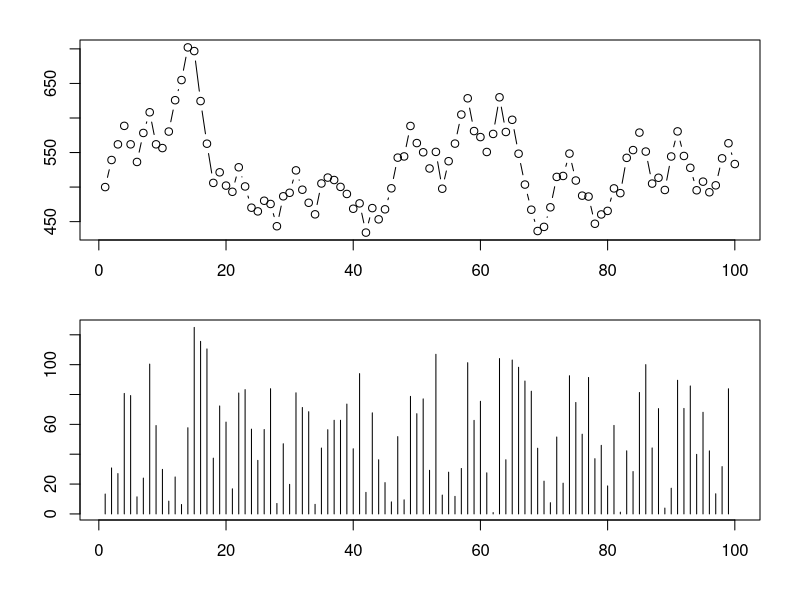

R code for this plot: (Note: this script raises an error after producing the figure.)
logistic = function(r, K, C, B0=10, T=100) {

  time = seq_len(T)
  B = rep(NA, T)
  B[1] = B0
  for(t in time[-T]) {
    B[t+1] = max(0, B[t] + r*B[t]*(1-B[t]/K) - C[t])
  }
  return(B)
}


# simulator of the logistic model
logistic2 = function(r, K, B0, h, T=100) {
  time = seq_len(T)
  B = rep(NA, T)
  C = rep(NA, T)
  B[1] = B0
  h = runif(T, min=h[1], max=h[2])
  for(t in time[-T]) {
    B[t+1] = B[t] + r*B[t]*(1-B[t]/K)
    C[t] = min(h[t]*B[t], 0.99*B[t+1])
    B[t+1] = B[t+1] - C[t]
  }
  return(list(B=B, C=C, h=h))
}

C = rep(0, 100)
C = sort(runif(n=100, min=5, max=20))
obs = logistic2(r=0.18, K=1200, B0=500, h=c(0.0, 0.2))
par(mfrow=c(2,1), mar=c(3,3,1,1), oma=c(1,1,1,1))
plot(obs$B, type="b")
plot(obs$C, type="h")

dat = data.frame(obs)
dat$h = NULL
dat = round(dat, 3)
names(dat) = c("biomass", "catch")

ind = sample(1:100, size=70)

dat$biomass[ind] = NA
write.csv(dat, file="day1_data.csv")

x = logistic(r=0.18, K=1200, B0=500, C=dat$catch)

# error function
RSS = function(par, obs, ...) {
  # translating the 'par' vector to be our model
  r = par[1]
  K = par[2]
  # run the model
  sim = logistic(r=r, K=K, ...)
  # estimation method
  errors = obs - sim
  rss = sum(errors^2, na.rm=TRUE)
  return(rss)
}

RSS(par=c(0.28, 1200), B0=500, obs=dat$biomass, C=dat$catch)

optim(par=c(0.31, 1000), fn=RSS, B0=500, obs=dat$biomass, C=dat$catch)


optx = calibrate(par=c(0.1, 500), fn=RSS, B0=500, obs=dat$biomass, C=dat$catch,
                 method="BFGS")

opt0 = optim(par=c(0.1, 500), fn=RSS, B0=500, obs=dat$biomass, C=dat$catch)
opt1 = optim(par=opt0$par, fn=RSS, B0=500, obs=dat$biomass, C=dat$catch)
opt2 = optim(par=opt1$par, fn=RSS, B0=500, obs=dat$biomass, C=dat$catch)

opt0$par
opt1$par
opt2$par

optb0 = optim(par=c(0.8, 500), fn=RSS, obs=obs, C=C,
             method="BFGS")

optc0 = calibrate(par=c(0.8, 500), fn=RSS, obs=obs, C=C,
              method="BFGS")

rs = seq(from=0.01, to=0.5, by=0.01)
Ks = seq(from=50, to=500, by=10)

pars = expand.grid(r=rs, K=Ks)

# looping over all the parameters combinations ?apply
out = apply(pars, 1, FUN=RSS, obs=obs, C=C)
dim(out) = c(length(rs), length(Ks))

library(fields)
image.plot(rs, Ks, log(out+1e-9))
points(0.3, 100, col="red",pch=1)
